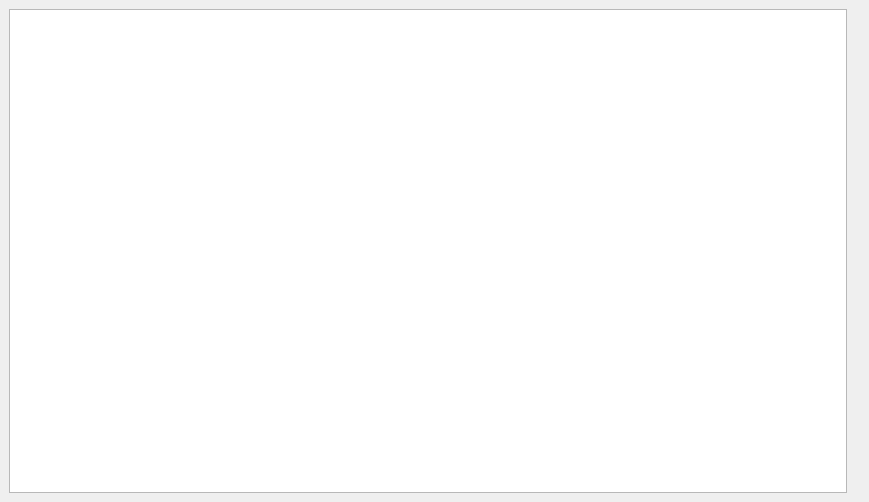
<ui version="4.0" >
 <comment>
   Copyright (c) 2006-2007, Johan Thelin
   
   All rights reserved.
   
   Redistribution and use in source and binary forms, with or without modification, 
   are permitted provided that the following conditions are met:
   
       * Redistributions of source code must retain the above copyright notice, 
         this list of conditions and the following disclaimer.
       * Redistributions in binary form must reproduce the above copyright notice,  
         this list of conditions and the following disclaimer in the documentation 
         and/or other materials provided with the distribution.
       * Neither the name of APress nor the names of its contributors 
         may be used to endorse or promote products derived from this software 
         without specific prior written permission.
   
   THIS SOFTWARE IS PROVIDED BY THE COPYRIGHT HOLDERS AND CONTRIBUTORS
   "AS IS" AND ANY EXPRESS OR IMPLIED WARRANTIES, INCLUDING, BUT NOT
   LIMITED TO, THE IMPLIED WARRANTIES OF MERCHANTABILITY AND FITNESS FOR
   A PARTICULAR PURPOSE ARE DISCLAIMED. IN NO EVENT SHALL THE COPYRIGHT OWNER OR
   CONTRIBUTORS BE LIABLE FOR ANY DIRECT, INDIRECT, INCIDENTAL, SPECIAL,
   EXEMPLARY, OR CONSEQUENTIAL DAMAGES (INCLUDING, BUT NOT LIMITED TO,
   PROCUREMENT OF SUBSTITUTE GOODS OR SERVICES; LOSS OF USE, DATA, OR
   PROFITS; OR BUSINESS INTERRUPTION) HOWEVER CAUSED AND ON ANY THEORY OF
   LIABILITY, WHETHER IN CONTRACT, STRICT LIABILITY, OR TORT (INCLUDING
   NEGLIGENCE OR OTHERWISE) ARISING IN ANY WAY OUT OF THE USE OF THIS
   SOFTWARE, EVEN IF ADVISED OF THE POSSIBILITY OF SUCH DAMAGE.
 </comment>
 <class>FilterDialog</class>
 <widget class="QDialog" name="FilterDialog" >
  <property name="geometry" >
   <rect>
    <x>0</x>
    <y>0</y>
    <width>869</width>
    <height>502</height>
   </rect>
  </property>
  <property name="windowTitle" >
   <string>Dialog</string>
  </property>
  <layout class="QHBoxLayout" >
   <property name="margin" >
    <number>9</number>
   </property>
   <property name="spacing" >
    <number>6</number>
   </property>
   <item>
    <widget class="QListWidget" name="filterList" >
     <property name="selectionBehavior" >
      <enum>QAbstractItemView::SelectRows</enum>
     </property>
    </widget>
   </item>
   <item>
    <layout class="QVBoxLayout" >
     <property name="margin" >
      <number>0</number>
     </property>
     <property name="spacing" >
      <number>6</number>
     </property>
     <item>
      <widget class="QLabel" name="originalLabel" >
       <property name="text" >
        <string/>
       </property>
      </widget>
     </item>
     <item>
      <widget class="QLabel" name="filteredLabel" >
       <property name="text" >
        <string/>
       </property>
      </widget>
     </item>
    </layout>
   </item>
  </layout>
 </widget>
 <resources/>
 <connections/>
</ui>
